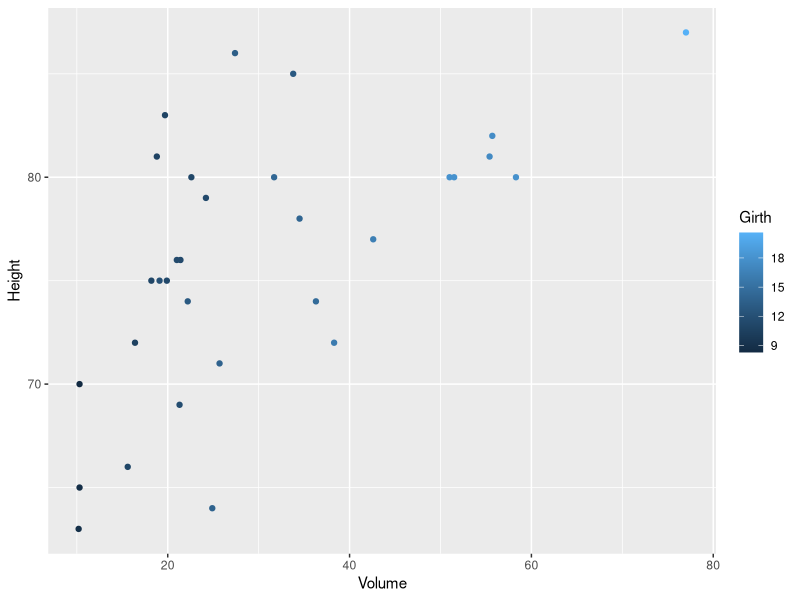

Here is the R script that generated this plot:
## ---- chunk 1
knitr::opts_chunk$set(echo = TRUE)
## ---- chunk 2
library(tidyverse)
## ---- chunk 3
trees

ggplot(data = trees, aes(x = Volume, y = Height, color = Girth)) +
  geom_point()# So for the most part, the three measured variables are pretty related to one another
## ---- chunk 4
height.model <- lm(data = trees, Height ~ Girth + Volume)
summary(height.model)

height.predict <- cbind(trees, predict(height.model))
trees$Predicted.Height <- height.predict$`predict(height.model)`

predict.height <- function(girth, volume) {
  Predicted.Height <- 83.2958 - (1.8615*girth) + (0.5756*volume)
  return(Predicted.Height)
}

predict.height(girth = 8.3, volume = 10.3)
## ---- chunk 5
predict.height <- function(girth, volume, units = "feet") {
  Predicted.Height <- 83.2958 - (1.8615*girth) + (0.5756*volume)
  if (units == "inches"){
    return(Predicted.Height*12)
  }
  else if (units == "m"){
    return(Predicted.Height*0.3048)
  }
  else if (units == "cm") {
    return(Predicted.Height*30.48)
  }
  else{
    return(Predicted.Height)
  }
}

predict.height(8.3, 10.3, units = "m")

#Check our work!
predict.height(8.3, 10.3) * 0.3048
## ---- chunk 6
# predict.height(girth = 8.3)

predict.height2 <- function(girth, volume, units = "feet") {
  Predicted.Height <- 83.2958 - (1.8615*girth) + (0.5756*volume)
  if (units == "inches"){
    return(Predicted.Height*12)
  }
  else if (units == "m"){
    return(Predicted.Height*0.3048)
  }
  else if (units == "cm") {
    return(Predicted.Height*30.48)
  }
  else{
    return(Predicted.Height)
  }
}


